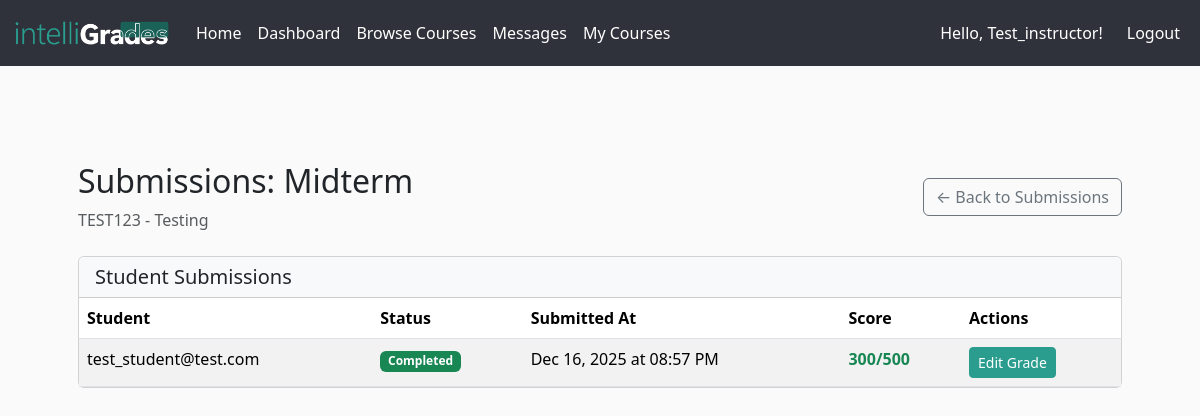
The app's page /assignments/1/submissions (signed in) with its own data.
### app/models.py (models this page shows, shortened)
class Assignment(db.Model):
    __tablename__ = "assignments"
    id = db.Column(db.Integer, primary_key=True)
    course_id = db.Column(db.Integer, db.ForeignKey('courses.id'), nullable=False)
    title = db.Column(db.String(200), nullable=False)
    description = db.Column(db.Text, nullable=False)
    due_date = db.Column(db.DateTime, default=datetime.utcnow)
    created_at = db.Column(db.DateTime, default=datetime.utcnow)
    max_points = db.Column(db.Integer, default=100)
    course = db.relationship('Course', back_populates='assignments')
    student_assignments = db.relationship(
        'StudentAssignment',
        back_populates='assignment',
        lazy='dynamic',
        cascade='all,delete-orphan'
    )

class Course(db.Model):
    __tablename__ = 'courses'
    id = db.Column(db.Integer, primary_key=True)
    code = db.Column(db.String(32), unique=True, nullable=False)
    title = db.Column(db.String(128), nullable=False)
    description = db.Column(db.Text)
    credits = db.Column(db.Integer, nullable=False)  # number of units/credits
    professor = db.Column(db.String(128), nullable=True)
    professor_id = db.Column(db.Integer, db.ForeignKey('users.id'), nullable=True)
    professor_user = db.relationship(
        'User',
        foreign_keys=[professor_id],
        backref='created_courses'
    )
    availability = db.Column(db.Boolean, default=True)
    format = db.Column(db.String(32), default='online')
    max_students = db.Column(db.Integer)
    created_at = db.Column(db.DateTime, default=datetime.utcnow)
    enrollments_rel = db.relationship(
        'Enrollment',
        backref='course',
        lazy='dynamic',
        cascade='all,delete-orphan'
    )
    assignments = db.relationship(
        'Assignment',
        back_populates='course',
        lazy='dynamic',
        cascade='all,delete-orphan'
    )
    announcements = db.relationship(
        'Announcement',
        back_populates='course',
        lazy='dynamic',
        cascade='all,delete-orphan'
    )

class StudentAssignment(db.Model):
    __tablename__ = "student_assignments"
    STATUS_NOT_STARTED = "Not Started"
    STATUS_IN_PROGRESS = "In Progress"
    STATUS_COMPLETED = "Completed"
    id = db.Column(db.Integer, primary_key=True)
    user_id = db.Column(db.Integer, db.ForeignKey('users.id'), nullable=False)
    assignment_id = db.Column(db.Integer, db.ForeignKey('assignments.id'), nullable=False)
    status = db.Column(db.String(32), default=STATUS_NOT_STARTED, nullable=False)
    score = db.Column(db.Integer, nullable=True)  # Grade received (if graded)
    completed_at = db.Column(db.DateTime, nullable=True)
    updated_at = db.Column(db.DateTime, default=datetime.utcnow, onupdate=datetime.utcnow)
    user = db.relationship('User', backref='student_assignments')
    assignment = db.relationship('Assignment', back_populates='student_assignments')
    __table_args__ = (
        db.UniqueConstraint('user_id', 'assignment_id', name='unique_user_assignment'),
    )

class User(UserMixin, db.Model):
    __tablename__ = 'users'
    ROLE_STUDENT = "student"
    ROLE_PROFESSOR = "professor"
    ROLE_ADMIN = "admin"
    id = db.Column(db.Integer, primary_key=True)
    password_hash = db.Column(db.String(255), nullable=False)
    email = db.Column(db.String(100), unique=True, nullable=False)
    avatar_url = db.Column(db.String(400), nullable=True)
    role = db.Column(db.String(32), default=ROLE_STUDENT, nullable=False)
    created_at = db.Column(db.DateTime, default=datetime.utcnow, nullable=False)
    courses = db.relationship(
        "Course",
        secondary="enrollments",
        backref="students",
        lazy="dynamic",
    )
    @property
    def is_student(self):
        return self.role == self.ROLE_STUDENT
    @property
    def is_professor(self):
        return self.role == self.ROLE_PROFESSOR
    @property
    def is_admin(self):
        return self.role == self.ROLE_ADMIN

### app/assignments/routes.py (the view)
@assignments_bp.route('/<int:assignment_id>/submissions')
@login_required
@roles_required(User.ROLE_PROFESSOR, User.ROLE_ADMIN)
def assignment_submissions(assignment_id):
    assignment = Assignment.query.get_or_404(assignment_id)
    course = assignment.course
    if not (course.professor_id == current_user.id or current_user.is_admin):
        flash("You don't have access to view these submissions.", 'danger')
        return redirect(url_for('courses.course_dashboard', course_id=course.id))
    submissions = StudentAssignment.query.filter_by(
        assignment_id=assignment_id
    ).all()
    return render_template(
        'assignments/assignment_submissions.html',
        assignment=assignment,
        course=course,
        submissions=submissions
    )

### app/__init__.py (called while the page is built)
@create_app.context_processor
def inject_notifications():
    if current_user.is_authenticated:
        return {
            "notifications": [
                {"message": "You haven’t checked Week 3 notes."},
                {"message": "New message in CMPE 102 discussion board."}
            ]
        }
    return {"notifications": []}

@login_manager.user_loader
def load_user(user_id):
    return User.query.get(int(user_id))

### app/assignments/templates/assignments/assignment_submissions.html
{% extends "base.html" %} {% block body %}
<div class="container mt-5">
  <div class="d-flex justify-content-between align-items-center mb-4">
    <div>
      <h2>Submissions: {{ assignment.title }}</h2>
      <p class="text-muted mb-0">{{ course.code }} - {{ course.title }}</p>
    </div>
    <a
      href="{{ url_for('courses.course_dashboard', course_id=course.id, tab='submissions') }}"
      class="btn btn-outline-secondary"
    >
      ← Back to Submissions
    </a>
  </div>
  <div class="card">
    <div class="card-header bg-light">
      <h5 class="mb-0">Student Submissions</h5>
    </div>
    <div class="card-body p-0">
      {% if submissions %}
      <table class="table table-striped mb-0">
        <thead>
          <tr>
            <th>Student</th>
            <th>Status</th>
            <th>Submitted At</th>
            <th>Score</th>
            <th>Actions</th>
          </tr>
        </thead>
        <tbody>
          {% for submission in submissions %}
          <tr>
            <td>{{ submission.user.email }}</td>
            <td>
              {% if submission.status == 'Completed' %}
              <span class="badge bg-success">Completed</span>
              {% elif submission.status == 'In Progress' %}
              <span class="badge bg-warning text-dark">In Progress</span>
              {% else %}
              <span class="badge bg-secondary">Not Started</span>
              {% endif %}
            </td>
            <td>
              {% if submission.completed_at %} {{
              submission.completed_at.strftime('%b %d, %Y at %I:%M %p') }} {%
              else %} - {% endif %}
            </td>
            <td>
              {% if submission.score is not none %}
              <span class="fw-bold text-success"
                >{{ submission.score }}/{{ assignment.max_points }}</span
              >
              {% else %}
              <span class="text-muted">Not graded</span>
              {% endif %}
            </td>
            <td>
              {% if submission.status == 'Completed' %}
              <a
                href="{{ url_for('assignments.grade_submission', assignment_id=assignment.id, student_id=submission.user_id) }}"
                class="btn btn-sm btn-primary"
              >
                {% if submission.score is not none %}Edit Grade{% else %}Grade{%
                endif %}
              </a>
              {% else %}
              <span class="text-muted">Not submitted</span>
              {% endif %}
            </td>
          </tr>
          {% endfor %}
        </tbody>
      </table>
      {% else %}
      <div class="p-4 text-center text-muted">
        <p class="mb-0">No submissions for this assignment yet.</p>
      </div>
      {% endif %}
    </div>
  </div>
</div>
{% endblock %}

### app/static/styles.css (style rules this page uses)
body, #whatifTable thead tr, #whatifTable td, #whatifTable th { background-color: #fafafa; }
.btn-primary, .list-group-item.active { background-color: #2a9d8f; border-color: #2a9d8f; }

### records on screen
Assignment: title "Midterm", max_points "500"
Course: code "TEST123", title "Testing"
StudentAssignment: user.email "test_student@test.com", status "Completed", completed_at "Dec 16, 2025 at 08:57 PM", score "300", shows "Edit Grade"

### other values on screen
{{ username }} "Test_instructor"
